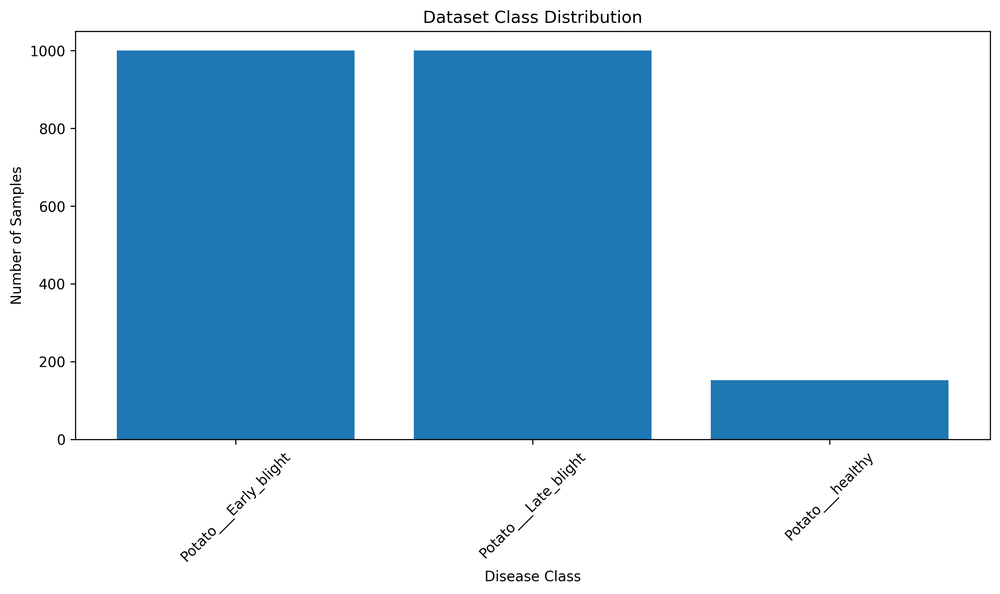
#> input picture visualizations/class_distribution.png, 1000 x 594 px, shrunk from 2970 x 1764 before the run
$ python -i image_processing.py   (imports and definitions only)
#> lines starting #> are read from the running program, lines starting #| are printed output that depends on the picture
"""
Image processing functions for the MLOps project.
"""

import cv2
import numpy as np
import matplotlib.pyplot as plt


# [17 lines left out: function hist_monochrome, not called in this run]


def contour(im_arr, threshold=70, gray=False):
    """
    Detect contours in an image.

    Args:
        im_arr: Image array
        threshold: Threshold for edge detection
        gray: Whether the input image is grayscale

    Returns:
        Binary image with contours
    """
#> called with threshold = 70, gray = False
    if gray:
        gr_im_arr = im_arr
    else:
        gr_im_arr = np.sum(im_arr, axis=2) / 3
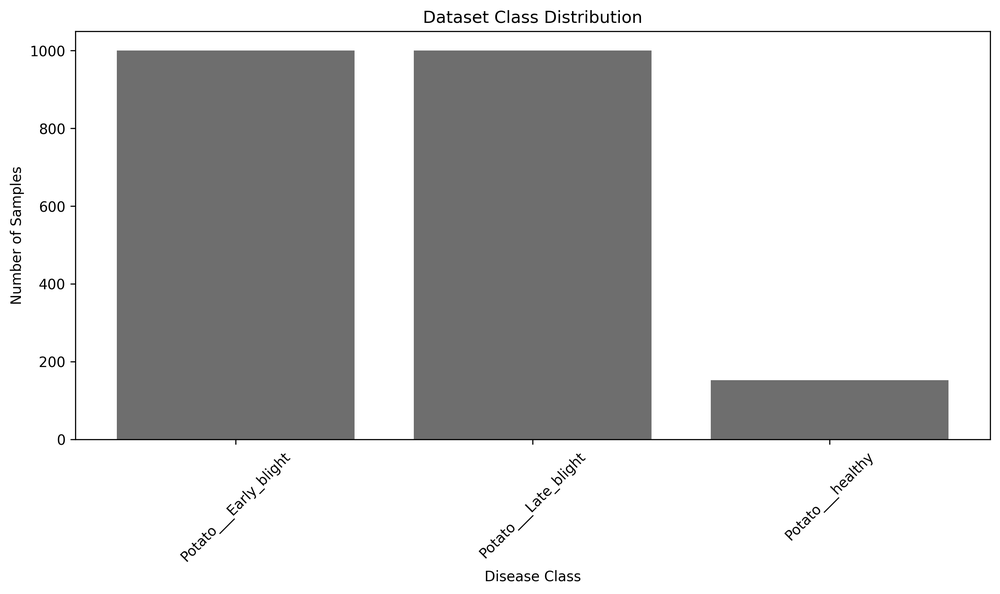
#> gr_im_arr: shape (594, 1000) float64; min 0, max 255, mean 203.7

    kernel = np.array([
        [1, 1, 1],
        [1, 1, 1],
        [1, 1, 1],
    ], dtype=np.uint8)

    dst = cv2.dilate(gr_im_arr, kernel, iterations=1)
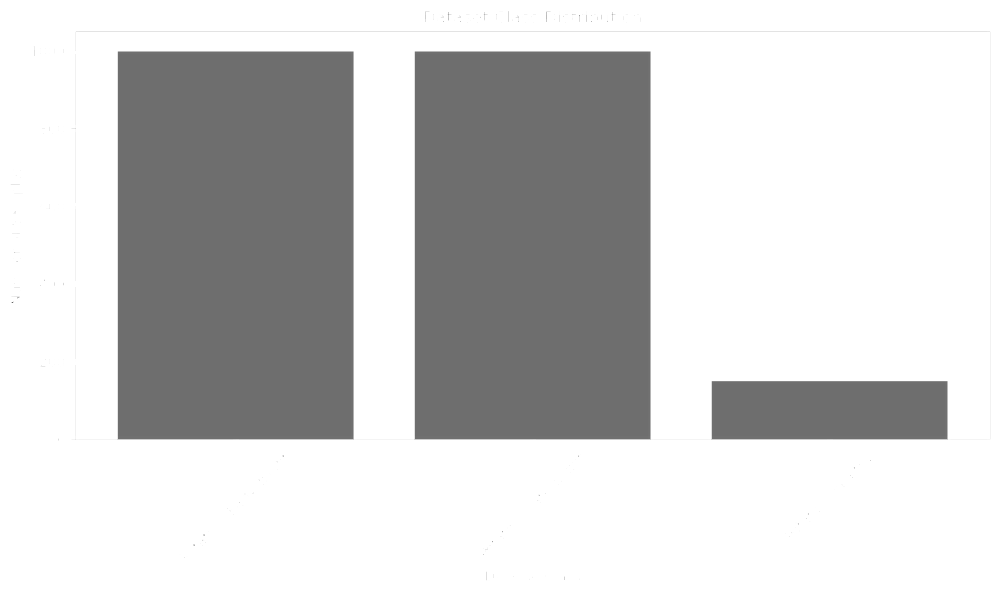
#> dst: shape (594, 1000) float64; min 100, max 255, mean 207
    dst = cv2.erode(gr_im_arr, kernel, iterations=1)
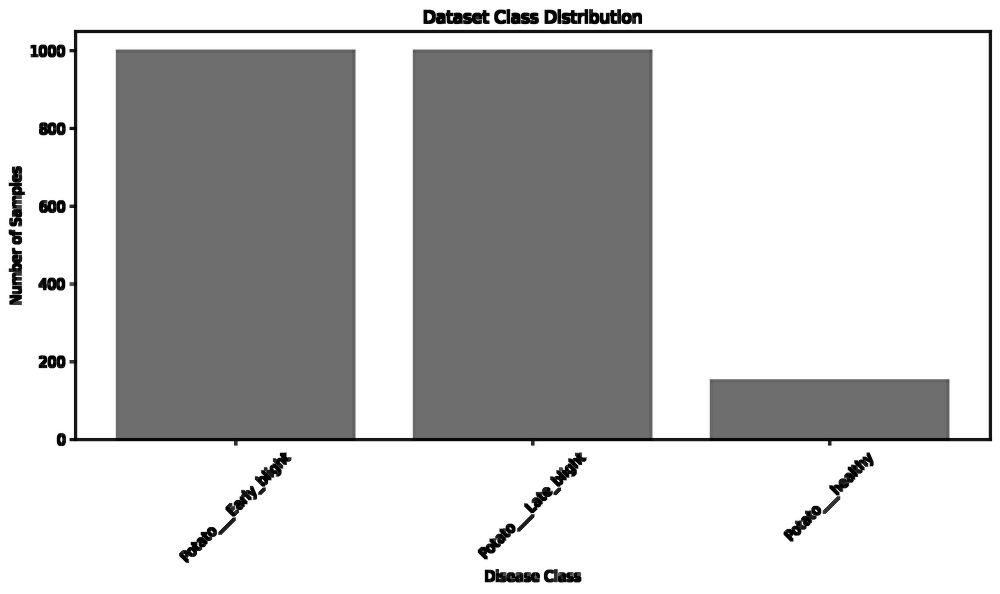
#> dst: shape (594, 1000) float64; min 0, max 255, mean 198.6

    kernel = np.array([
        [0., -1., 0.],
        [-1., 4., -1.],
        [0., -1., 0.],
    ])

    dst = cv2.filter2D(dst, -1, np.flip(kernel))
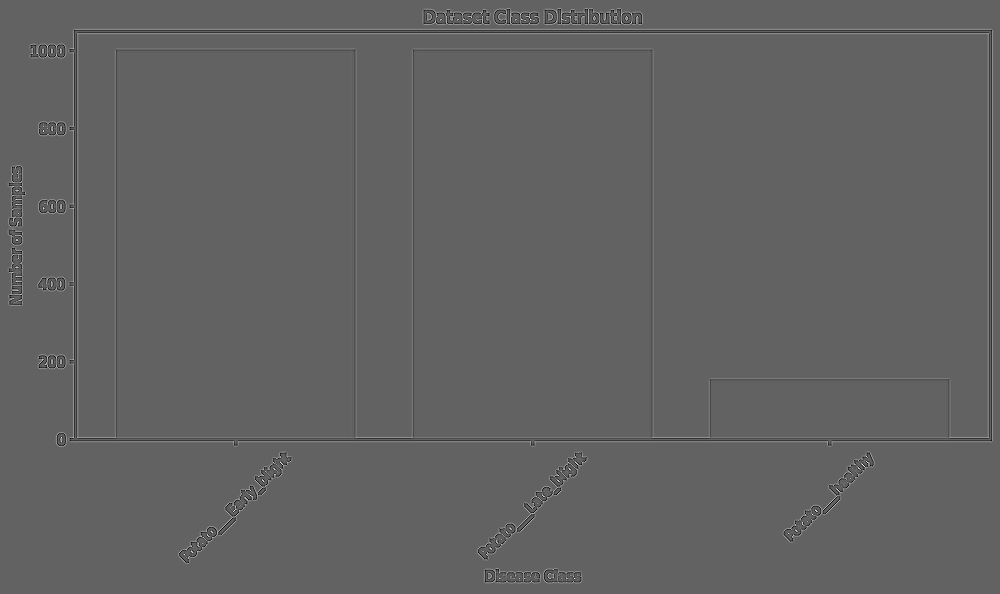
#> dst: shape (594, 1000) float64; min -449, max 715, mean 0; drawn with min black and max white
    dst = np.clip(np.floor(dst), 0, 255)
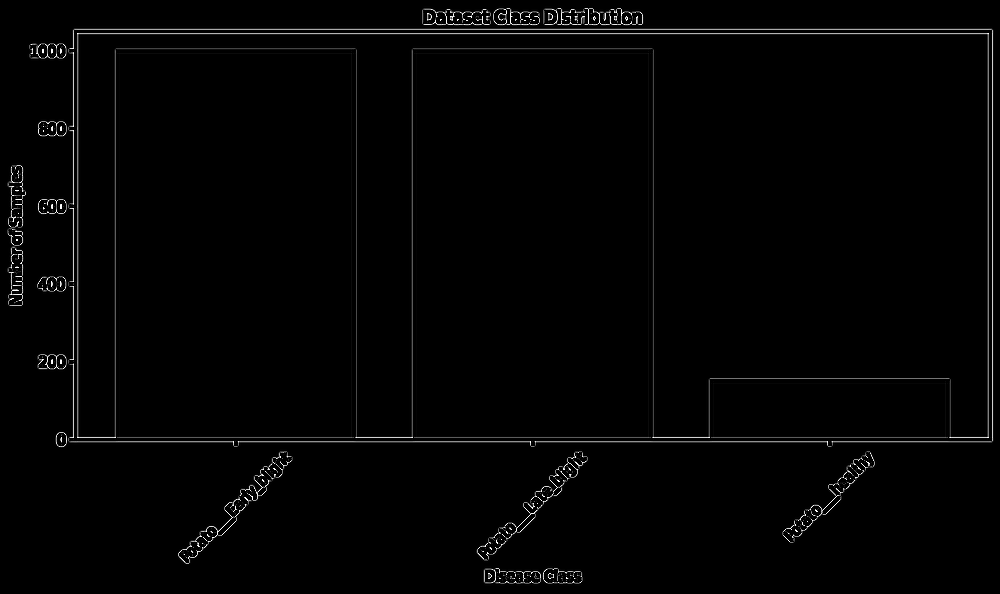
#> dst: shape (594, 1000) float64; min 0, max 255, mean 3.4

    dst = (dst >= threshold) * 255
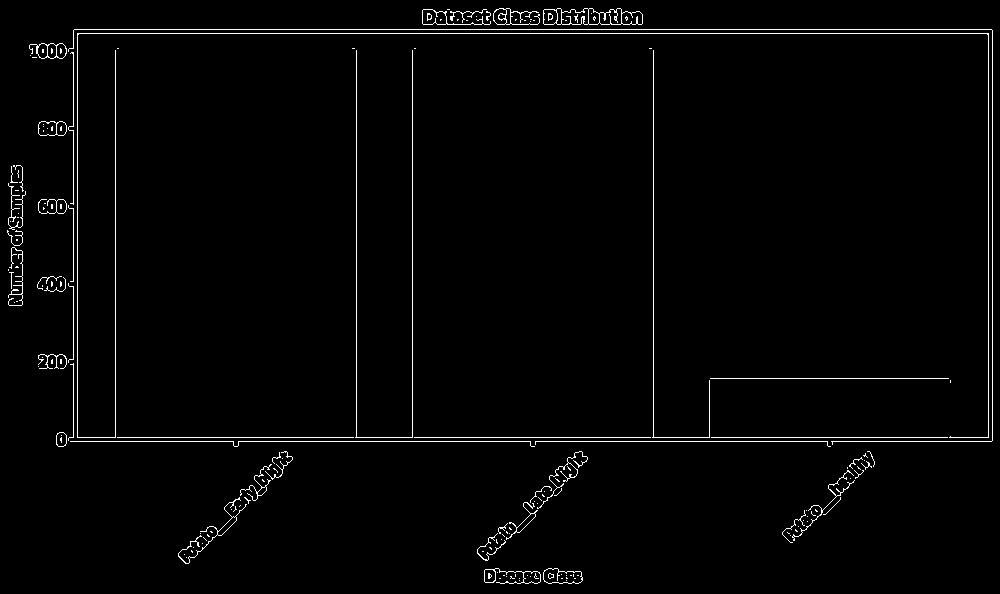
#> dst: shape (594, 1000) int64; 1.9% white in thin lines or dots

    return dst


# [42 lines left out: functions apply_clahe, visualize_image, not called in this run]

>>> import cv2
>>> picture = cv2.cvtColor(cv2.imread('../visualizations/class_distribution.png'), cv2.COLOR_BGR2RGB)
>>> result = contour(picture)

$ run again, on visualizations/feature_correlation.png
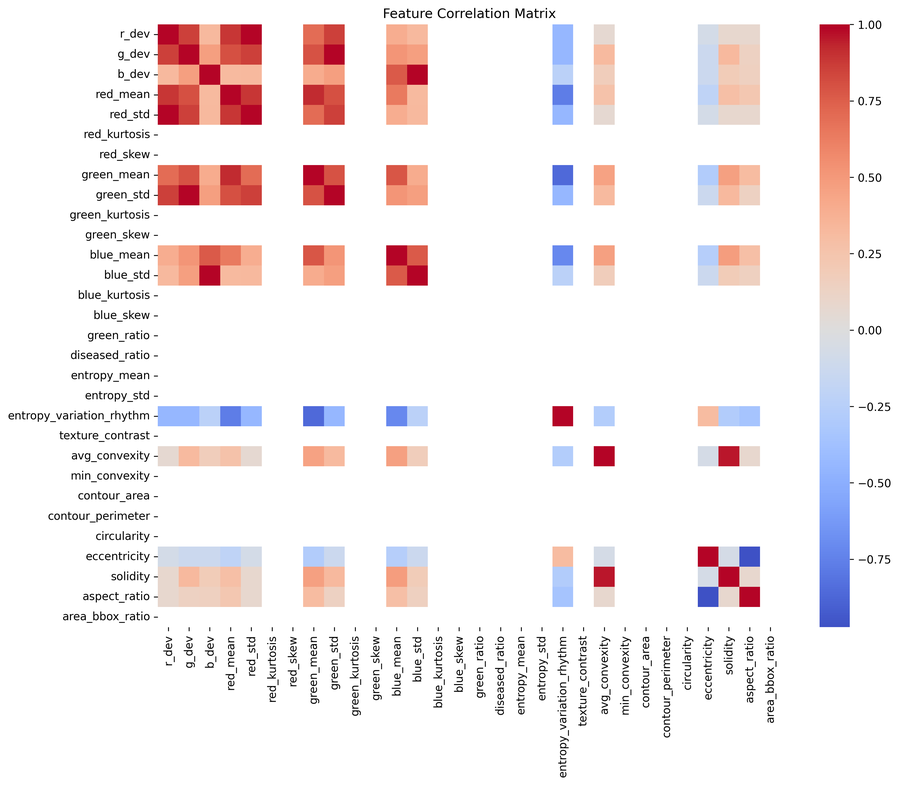
#> input picture visualizations/feature_correlation.png, 899 x 785 px, shrunk from 3396 x 2963 before the run
#> in contour, `gr_im_arr = np.sum(im_arr, axis=2) / 3`:
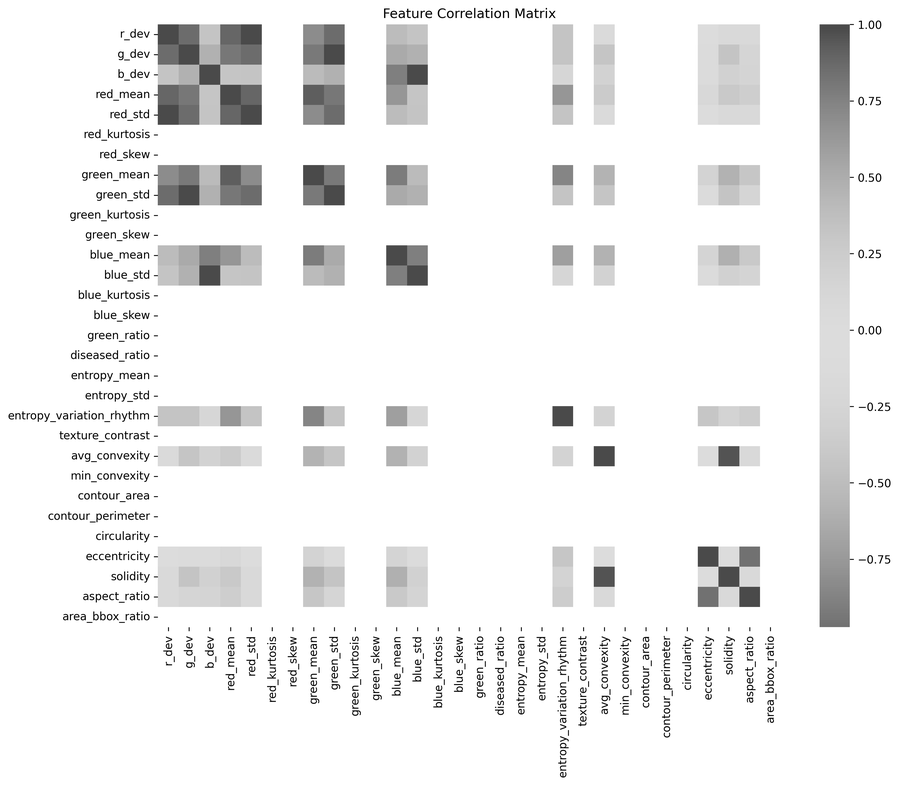
#> gr_im_arr: shape (785, 899) float64; min 0, max 255, mean 239.2
#> in contour, `dst = (dst >= threshold) * 255`:
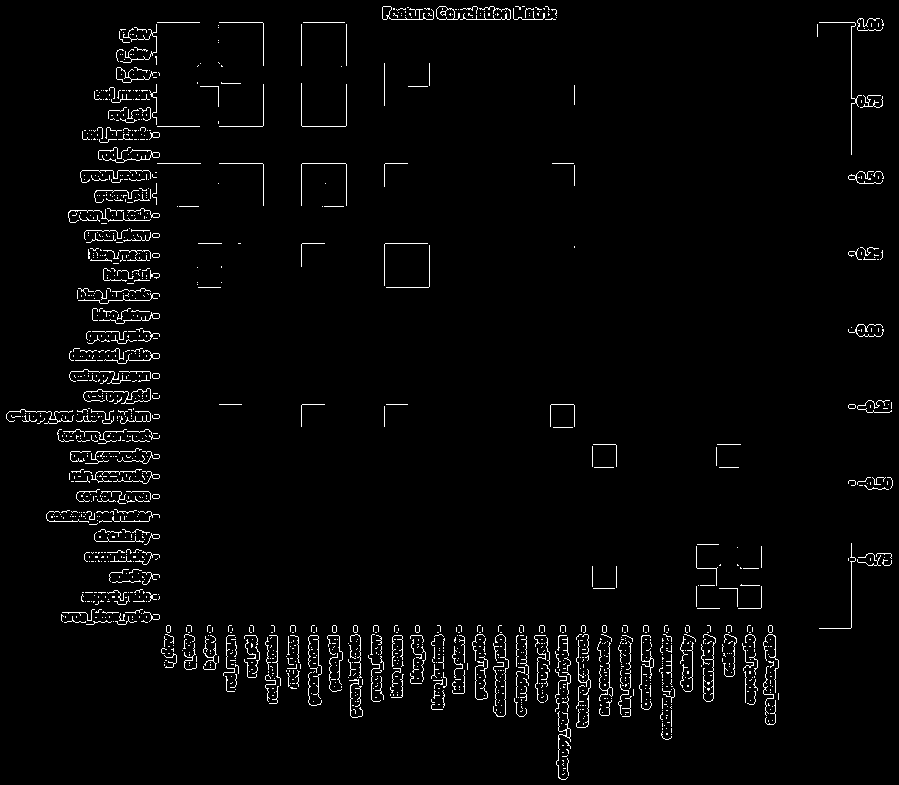
#> dst: shape (785, 899) int64; 2.4% white in thin lines or dots

$ run again, on visualizations/model_comparison.png
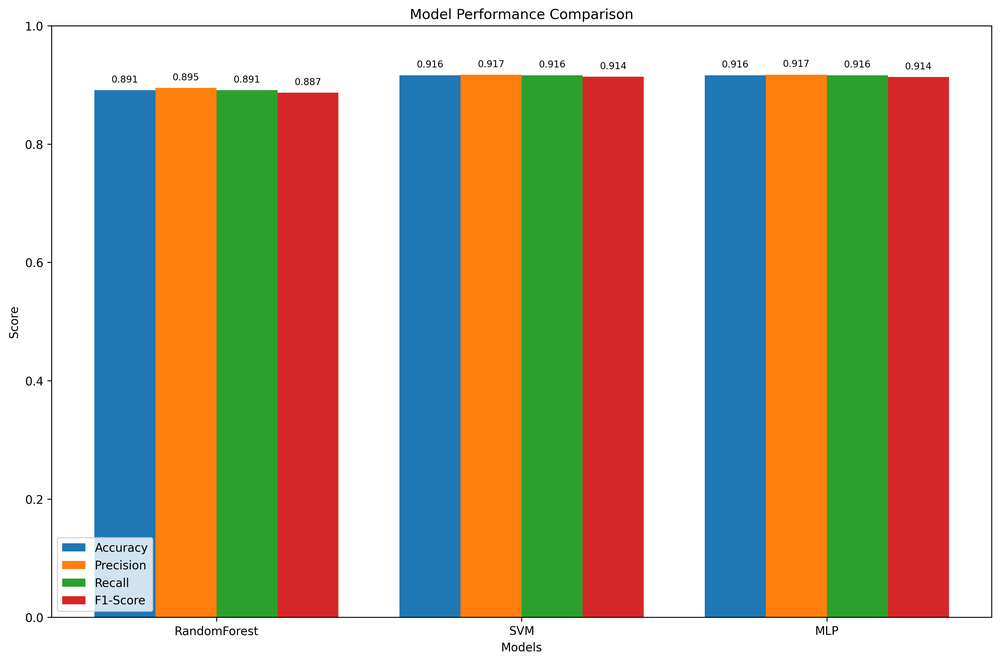
#> input picture visualizations/model_comparison.png, 1000 x 662 px, shrunk from 3570 x 2365 before the run
#> in contour, `gr_im_arr = np.sum(im_arr, axis=2) / 3`:
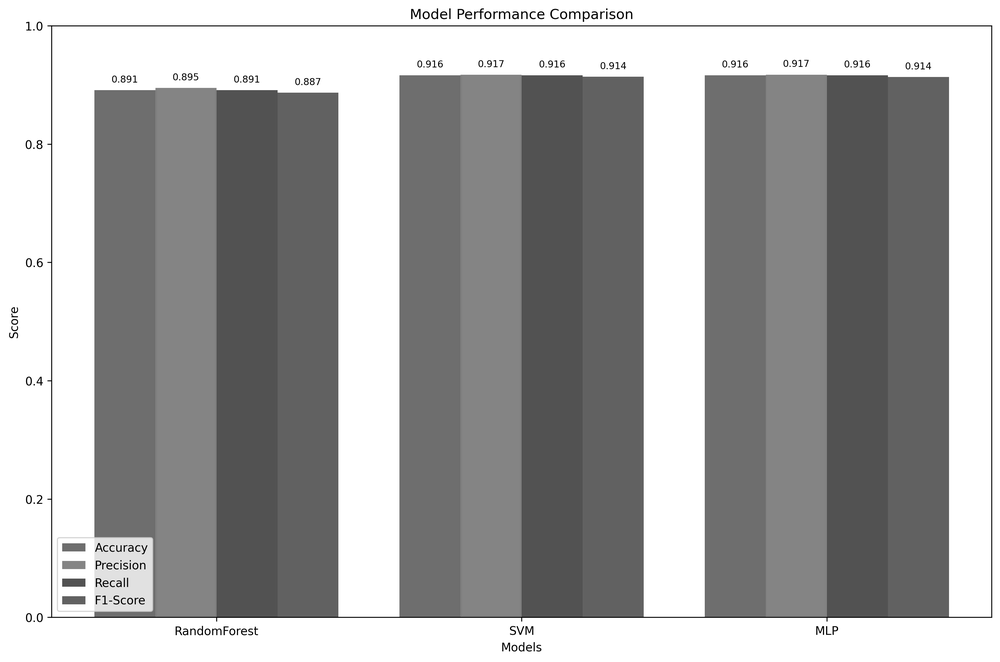
#> gr_im_arr: shape (662, 1000) float64; min 0, max 255, mean 164.6
#> in contour, `dst = (dst >= threshold) * 255`:
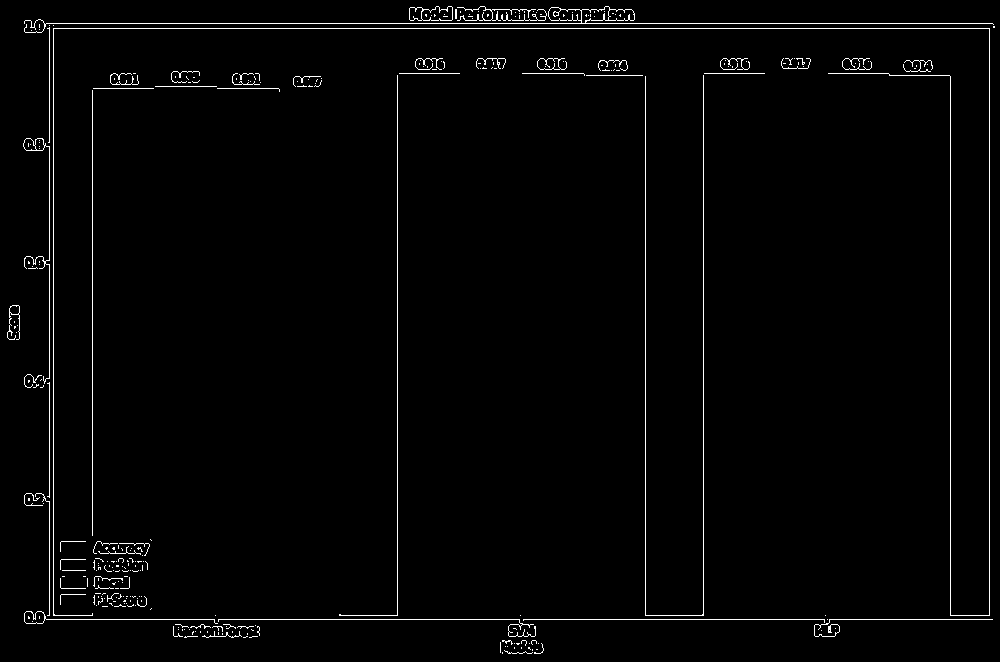
#> dst: shape (662, 1000) int64; 1.8% white in thin lines or dots
